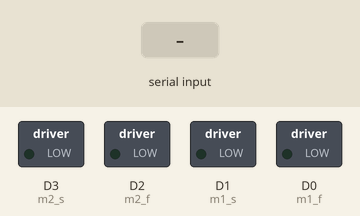
The sketch below on a simulated ESP8266 (NodeMCU). Shown: switched loads named in the sketch (green lamp = pin HIGH). The test bench sets the inputs (shaded band).

Above: at 1.2 s.
1.3 s: "W" received over Serial
At 2.4 s:
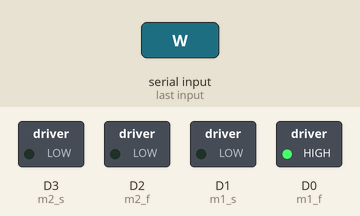
2.8 s: "S" received over Serial
At 3.5 s:
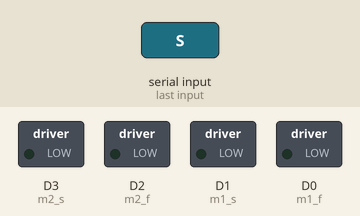
Timing chart, 0 to 5.8 s (numbered marks = the images above; inputs shaded):
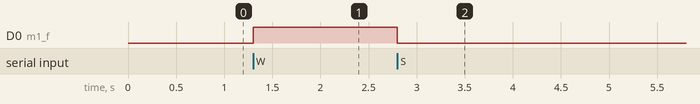

The sketch:

speedcontrol.ino
```cpp
int m1_f = D0;
int m1_s = D1;

int m2_f = D2;
int m2_s = D3;

int cmd;

int cspeed = 255;

// the setup function runs once when you press reset or power the board
void setup() {
  // initialize digital pin LED_BUILTIN as an output.
  pinMode(m1_f, OUTPUT);
  pinMode(m1_s, OUTPUT);
  pinMode(m2_f, OUTPUT);
  pinMode(m2_s, OUTPUT);

  Serial.begin(38400);
}


void loop() {
    if (Serial.available()){


  cmd = Serial.read();


  switch (cmd){

    case 'Q' : {
      speed_minus();
      break;
      }

    case 'E' : {
      speed_plus();
      break;
      }

    case 'W' : {
      motor2_go();
      break;
      }

    case 'S' : {
      motor2_stop();
      break;
      }

    }
  }
}

void speed_minus() {
  cspeed = cspeed - 20;
}

void speed_plus() {
  cspeed = cspeed + 20;
}

void motor2_go() {
  analogWrite(m1_f, cspeed);
}

void motor2_stop() {
  analogWrite(m1_f, 0);
}
```

Measured:
- after the input at 1.3 s, D0 (m1_f): LOW → HIGH at once
- after the input at 2.8 s, D0 (m1_f): HIGH → LOW at once
